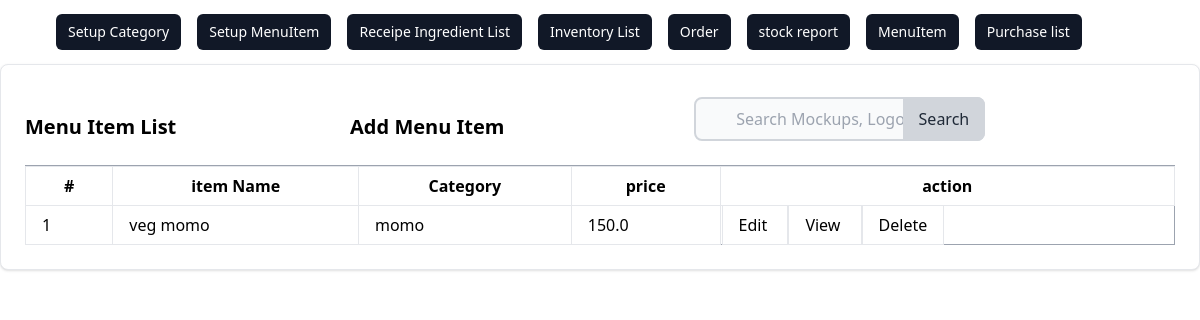
The app's page /menu/list/ with its own data.
### menu/models.py (models this page shows, shortened)
class MenuItem(models.Model):
    name = models.CharField(max_length=200, null=True, unique=True)
    price = models.FloatField(null=True)
    category = models.ForeignKey(Category, on_delete=models.CASCADE, null=True)
    receipe = models.ManyToManyField(
        Receipe)

class Category(models.Model):
    name = models.CharField(max_length=100)
    description = models.TextField()
    def __str__(self):
        return self.name

### menu/views.py (the view)
# urls.py: path('list/', views.MenuListView.as_view(), name='menu_list'),
class MenuListView(ListView):
    model = MenuItem
    template_name = 'menu/menu_item_list.html'
    success_url = reverse_lazy('menu:menu_list')
    queryset = MenuItem.objects.all()
    def get_context_data(self, **kwargs):
        context = super().get_context_data(**kwargs)
        context['menus'] = self.queryset
        return context

### menu/templates/menu/menu_item_list.html (shortened to what this page needs)
{% extends '../inventory/base.html' %} {% block content %}
<div class="card max-w-80%  p-6 bg-white border border-gray-200 rounded-lg shadow dark:bg-gray-800 dark:border-gray-400">
  <div class="row">
    <div class="flex items-center justify-between">
        <h5 class="text-xl font-semibold">Menu Item List</h5>
        <a href="{% url 'menu:menu_create' %}" class="text-xl font-semibold text-grey-200 hover:underline hover:text-blue-00 ml-auto">
         <h5>  Add Menu Item</h5>
        </a>
      <form method="get" action="{% url 'menu:menu_search'%}" class="max-w-md mx-auto px-4 py-2 justify-end">
        <div class="relative">
            <input
            type="search"
            id="default-search"
            name='q'
            class="block w-full pl-10 pr-4 py-2 rounded-lg border-2 border-gray-300 bg-gray-50 focus:ring-blue-500 focus:border-blue-500"
            placeholder="Search Mockups, Logos..."
            required
          />
          <button
            type="submit"
            class="absolute inset-y-0 right-0 px-4 py-2 bg-gray-300 text-gray-800 rounded-r-lg hover:bg-gray-400 focus:outline-none focus:bg-gray-400"
          >
            Search
          </button>
        </div>
      </form>
    </div>
      <div class="card-body">
        <table class="table-auto w-full border-collapse border border-gray-400 table-bordered">
          <th class="px-1 py-0">
            <tr>
              <th class="px-4 py-2 border px-4 py-2" >#</th>
              <th class="px-4 py-2  border ">item Name</th>
              <th class="px-4 py-2  border ">Category</th>
              <th  class="px-4 py-2  border ">price</th>
              <th col="3" class="px-0 py-0  border ">action</th>
            </tr>
          </th>
          <tbody>
            {% if object_list %} {% for menus in object_list %}
            <tr>
              <td class="border px-4 py-2">{{ menus.id}}</td>
              <td class="border px-4 py-2">{{ menus.name }}</td>
              <td class="border px-4 py-2">{{ menus.category }}</td>
              <td class="border px-4 py-2">{{ menus.price }}</td>
              <td>
                <a  class="border px-4 py-2"  href="{% url 'menu:menu_update'  menus.id  %}"> Edit </a>
                <a class="border px-4 py-2"  href="{% url 'menu:menu_detail'  menus.id %}"> View </a>
                <a  class="border px-4 py-2" href="{% url 'menu:menu_delete'  menus.id%}" > Delete </a>
              </td>
            </tr>
          {% endfor %}
          {% else %}
            <tr><td colspan="8" class="border px-4 py-2">No menu found</td></tr>
          {% endif %}
          </tbody>
        </table>
      </div>
    </div>
  </div>
  </div>
{% endblock %}

### records on screen
MenuItem: id "1", name "veg momo", category "momo", price "150.0"
